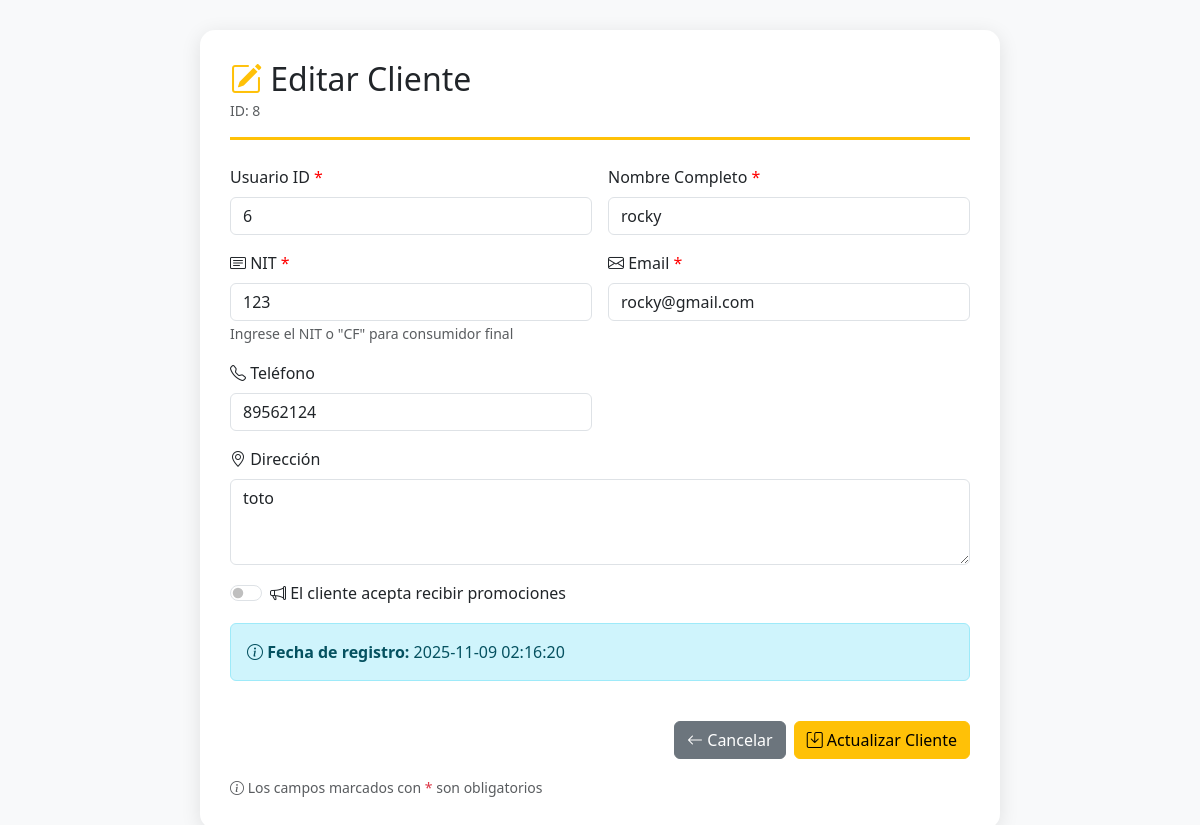
The app's page /index.php?action=editarCliente&cliente_id=8 (signed in) with its own data.
### tables this page shows
CREATE TABLE `cliente` (
  `cliente_id` int(11) NOT NULL,
  `usuario_id` int(11) DEFAULT NULL,
  `nombre_cliente` varchar(100) NOT NULL,
  `nit` varchar(20) DEFAULT NULL,
  `email` varchar(100) DEFAULT NULL,
  `telefono` varchar(20) DEFAULT NULL,
  `direccion` text DEFAULT NULL,
  `fecha_registro` datetime DEFAULT current_timestamp(),
  `acepta_promociones` tinyint(1) DEFAULT 0
);

### controllers/ClienteController.php (called while the page is built, shortened)
<?php
require_once __DIR__ . '/../models/Cliente.php';
class ClienteController {
    private $cliente;
    public function __construct($db) {
        $this->cliente = new Cliente($db);
    }
    public function obtenerCliente($cliente_id) {
        return $this->cliente->getById($cliente_id);
    }
}
?>

### models/Cliente.php (called while the page is built, shortened)
<?php
class Cliente {
    private $conn;
    private $table_name = "cliente";
    public function __construct($db) {
        $this->conn = $db;
    }
    public function getById($cliente_id) {
        $query = "SELECT * FROM " . $this->table_name . " WHERE cliente_id = :cliente_id LIMIT 1";
        $stmt = $this->conn->prepare($query);
        $stmt->bindParam(":cliente_id", $cliente_id);
        $stmt->execute();
        return $stmt->fetch(PDO::FETCH_ASSOC);
    }
}
?>

### views/EditarCliente.php (the view, shortened to what this page needs)
<!DOCTYPE html>
<html lang="es">
<head>
    <link href="https://cdn.jsdelivr.net/npm/bootstrap@5.3.2/dist/css/bootstrap.min.css" rel="stylesheet">
    <link href="https://cdn.jsdelivr.net/npm/bootstrap-icons@1.11.1/font/bootstrap-icons.css" rel="stylesheet">
</head>
<body>
<div class="container">
    <div class="form-container">
        <div class="form-header">
            <h2 class="mb-0">
                <i class="bi bi-pencil-square text-warning"></i>
                Editar Cliente
            </h2>
            <small class="text-muted">ID: <?= $cliente['cliente_id'] ?></small>
        </div>
        <form method="POST" action="index.php?action=actualizarCliente">
            <div class="row g-3">
                <div class="col-md-6">
                    <label for="usuario_id" class="form-label required-field">Usuario ID</label>
                    <input type="number"
                           class="form-control"
                           id="usuario_id"
                           name="usuario_id"
                           value="<?= htmlspecialchars($cliente['usuario_id']) ?>"
                           required>
                </div>
                <div class="col-md-6">
                    <label for="nombre_cliente" class="form-label required-field">Nombre Completo</label>
                    <input type="text"
                           class="form-control"
                           id="nombre_cliente"
                           name="nombre_cliente"
                           value="<?= htmlspecialchars($cliente['nombre_cliente']) ?>"
                           required>
                </div>
                <div class="col-md-6">
                    <label for="nit" class="form-label required-field">
                        <i class="bi bi-card-text"></i> NIT
                    </label>
                    <input type="text"
                           class="form-control"
                           id="nit"
                           name="nit"
                           value="<?= htmlspecialchars($cliente['nit'] ?? 'CF') ?>"
                           placeholder="1234567-8 o CF"
                           maxlength="20"
                           required>
                    <small class="text-muted">Ingrese el NIT o "CF" para consumidor final</small>
                </div>
                <div class="col-md-6">
                    <label for="email" class="form-label required-field">
                        <i class="bi bi-envelope"></i> Email
                    </label>
                    <input type="email"
                           class="form-control"
                           id="email"
                           name="email"
                           value="<?= htmlspecialchars($cliente['email']) ?>"
                           required>
                </div>
                <div class="col-md-6">
                    <label for="telefono" class="form-label">
                        <i class="bi bi-telephone"></i> Teléfono
                    </label>
                    <input type="text"
                           class="form-control"
                           id="telefono"
                           name="telefono"
                           value="<?= htmlspecialchars($cliente['telefono']) ?>">
                </div>
                <div class="col-12">
                    <label for="direccion" class="form-label">
                        <i class="bi bi-geo-alt"></i> Dirección
                    </label>
                    <textarea class="form-control"
                              id="direccion"
                              name="direccion"
                              rows="3"><?= htmlspecialchars($cliente['direccion']) ?></textarea>
                </div>
                <div class="col-12">
                    <div class="form-check form-switch">
                        <input class="form-check-input"
                               type="checkbox"
                               id="acepta_promociones"
                               name="acepta_promociones"
                               <?= $cliente['acepta_promociones'] ? 'checked' : '' ?>>
                        <label class="form-check-label" for="acepta_promociones">
                            <i class="bi bi-megaphone"></i>
                            El cliente acepta recibir promociones
                        </label>
                    </div>
                </div>
                <div class="col-12">
                    <div class="alert alert-info" role="alert">
                        <i class="bi bi-info-circle"></i>
                        <strong>Fecha de registro:</strong> <?= $cliente['fecha_registro'] ?>
                    </div>
                </div>
            </div>
            <div class="d-grid gap-2 d-md-flex justify-content-md-end mt-4">
                <a href="index.php?action=listarClientes" class="btn btn-secondary">
                    <i class="bi bi-arrow-left"></i> Cancelar
                </a>
                <button type="submit" class="btn btn-warning">
                    <i class="bi bi-save"></i> Actualizar Cliente
                </button>
            </div>
            <div class="mt-3">
                <small class="text-muted">
                    <i class="bi bi-info-circle"></i>
                    Los campos marcados con <span class="text-danger">*</span> son obligatorios
                </small>
            </div>
        </form>
    </div>
</div>
</body>
</html>

### views/EditarCliente.php (style rules this page uses)
body { background-color: #f8f9fa; }
.form-container { max-width: 800px; margin: 30px auto; padding: 30px; background: white; border-radius: 15px; box-shadow: 0 4px 20px rgba(0,0,0,0.1); }
.form-header { border-bottom: 3px solid #ffc107; padding-bottom: 15px; margin-bottom: 25px; }
.required-field::after { content: " *"; color: red; }

### records on screen
cliente: cliente_id "8", usuario_id "6", nombre_cliente "rocky", nit "123", email "rocky@gmail.com", telefono "89562124", direccion "toto", fecha_registro "2025-11-09 02:16:20"
